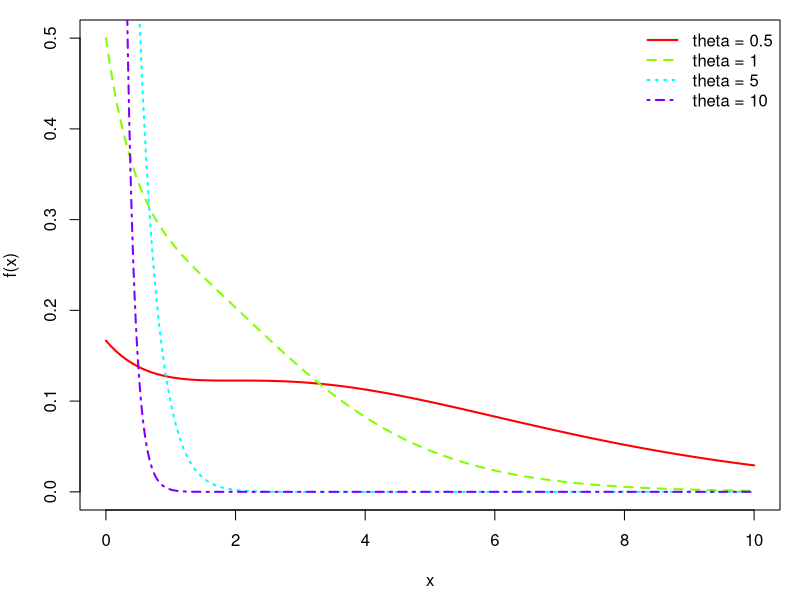

Generate this figure with R:
# Simulation Studies for Xgamma distribution

# Setting seeds 
set.seed(9811) 
#_____________________________________________________________________________

# Loading Packages

library(MASS) # fitdistr function
library(tidyverse)

#_____________________________________________________________________________

### Function to generate Xgamma observations

"rxgamma" = function(n, rate)
{
  threshold = rate / (1+rate)
  UNIF = runif(n = n, min = 0, max = 1)
  EXP = rexp(n = n, rate = rate)
  GAMMA = rgamma(n = n, shape = 3, rate = rate)
  XGAMMA = ifelse(UNIF <= threshold, EXP, GAMMA) 
  return(XGAMMA)
}

#_____________________________________________________________________________

# Density function of Xgamma - x > 0, rate > 0

"dxgamma" = function(x, rate)
{
  (rate^2 / (1 + rate))*(1 + (rate/2)*(x^2))*(exp(-(rate*x)))
}

#_____________________________________________________________________________

# Plot density function of Xgamma for selected values of theta

# Define the range of x values
X = seq(0, 10, length.out = 500)

# Specify rate values
THETAS.fx = c(0.5, 1, 5, 10) 

# Density values for all rates using dxgamma function
Y = sapply(THETAS.fx, 
           function(rate) dxgamma(X, rate=rate))

# Adjust plot margins
par(mar=c(4.5, 4, 1, 1))

# Plot the density functions
matplot(X, Y, 
        type = "l", col = rainbow(length(THETAS.fx)), 
        lty = 1:4, lwd = 2,
        xlab = "x", ylab = "f(x)", ylim = c(0, 0.5), 
        main = "")

# Add a legend
legend("topright", 
       legend = paste("theta =", THETAS.fx), 
       col = rainbow(length(THETAS.fx)), 
       lty = 1:4, lwd = 2, bty = "n")


#_____________________________________________________________________________

# Log-Likelihood Function for Xgamma distribution

"loglik.xgamma" = function(rate, x)
{
  n = length(x)
  loglik = 2*n*log(rate) - n*log(1 + rate) + 
    sum(log(1 + (rate/2)*(x^2))) - rate*sum(x)
  
  return(-loglik) 
}

#_____________________________________________________________________________

# Function to compute Maximum Likelihood Estimate(MLE) theta.hat of theta

"xgamma.theta.ML" = function(x)
{
  theta.optim = optim(par=0.1, 
                      fn = loglik.xgamma,
                      x = x,
                      method = "Brent", 
                      lower = 0, upper = 5000,
                      hessian = FALSE)
  return(theta.optim$par)
}

"exp.theta.ML" = function(x)
{
  mle = fitdistr(
    x = x, 
    densfun = "exponential"
  )
  return(mle$estimate)
}

#_____________________________________________________________________________

### MSE and Bias function (Secondary function)

"Bias.MSE" = function(est, param)
{
  # est = vector of estimates
  # param = parameter to estimate
  Bias = mean(est - param)
  MSE = mean((est - param)^2)
  tab = round(c(Bias, MSE), 5)
  names(tab) = c("Bias", "MSE")
  return(tab)
}


#_____________________________________________________________________________
  
# Monte Carlo Simulation function
# Computes Bias and MSE 

"sim.xgamma.exp" = function(N, n, rate)
{
  
  #________________________________________________________________
  
  # Generate random samples from Xgamma distribution 
  samples = replicate(
    n = N,
    rxgamma(n=n, rate = rate)
  )
  
  #________________________________________________________________
  
  # Maximum Likelihood Estimates for samples
  xgamma.theta.hat = apply(
    samples,
    MARGIN = 2,
    function(X) xgamma.theta.ML(X)
  )
  
  # Bias and MSE for xgamma theta.hat
  xgamma.res = Bias.MSE(est = xgamma.theta.hat, param = rate)

  #________________________________________________________________

  
  # Maximum Likelihood Estimates for exponential samples
  exp.theta.hat = apply(
    samples,
    MARGIN = 2,
    function(X) exp.theta.ML(X)
  )
  
  # Compute Bias and MSE
  exp.res = Bias.MSE(est = exp.theta.hat, param = rate)
  
  #________________________________________________________________
  
  tab = rbind(xgamma.res, exp.res)
  row.names(tab) = c("Xgamma", "Exponential")
  
  return(tab)
}


#_____________________________________________________________________________

# Testing Simulation function

R = 10000
n = 20
rate = 0.1
# sim.xgamma.exp(N=N, n=n, rate = rate)

#_____________________________________________________________________________

# Sample sizes and parameter values objects

N = c(20, 40, 100) # Sample sizes

THETA = c(0.1, 0.5, 
      1.0, 1.5, 3, 6) # Parameter values

# Generate combinations of sample sizes and parameters

size_param_combos = expand.grid(n = N, rate = THETA)

size_param_combos

#_____________________________________________________________________________

# Presenting simulation results

sim.res = mapply(sim.xgamma.exp, R, size_param_combos$n, size_param_combos$rate, SIMPLIFY = "array")
dimnames(sim.res)[[3]] = paste("n_", size_param_combos$n, "Theta_", size_param_combos$rate, sep="")
sim.res
